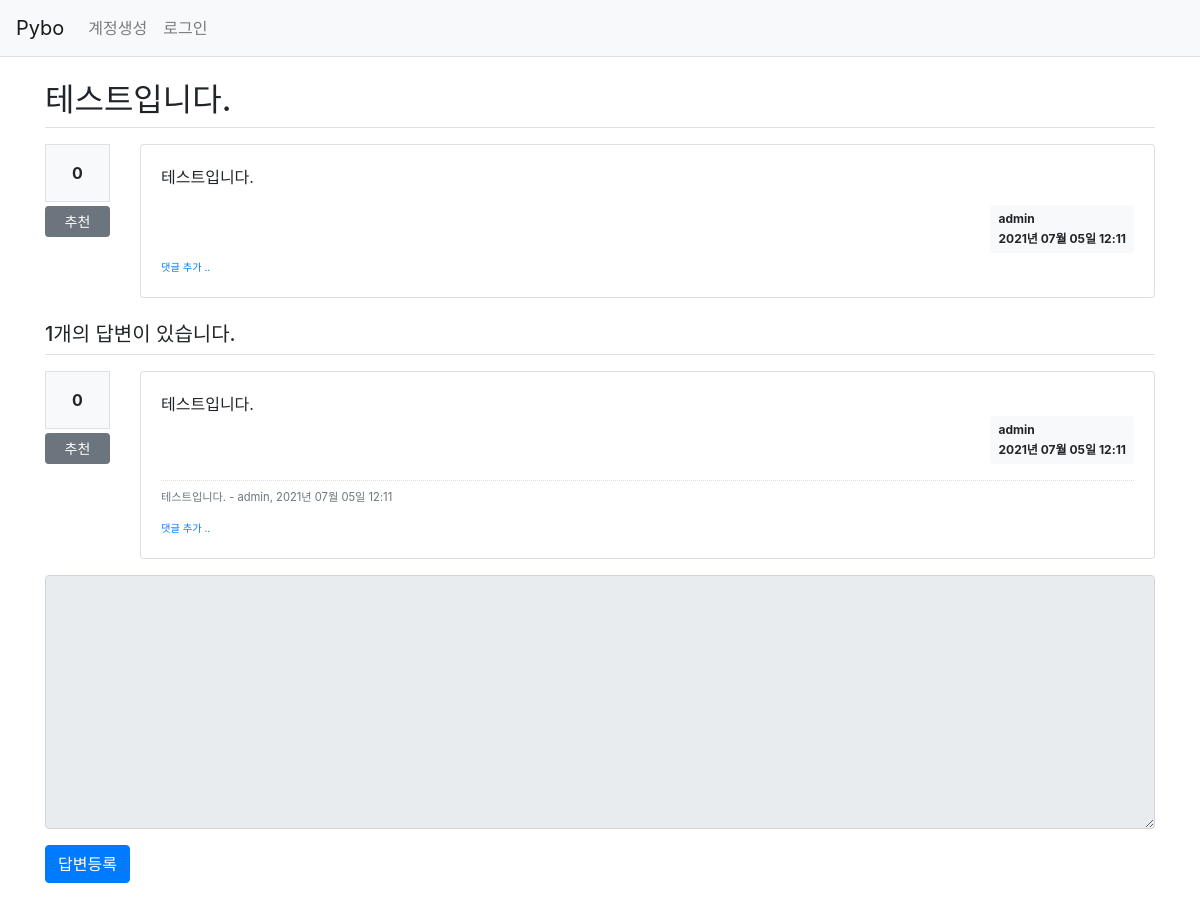
The app's page /question/detail/1/ with its own data.
### pybo/models.py (models this page shows)
class Question(db.Model):
    id = db.Column(db.Integer, primary_key=True)
    subject = db.Column(db.String(200), nullable=False)
    content = db.Column(db.Text(), nullable=False)
    create_date = db.Column(db.DateTime(), nullable=False)
    user_id = db.Column(db.Integer, db.ForeignKey('user.id', ondelete='CASCADE'), nullable=False)
    user = db.relationship('User', backref=db.backref('question_set'))
    modify_date = db.Column(db.DateTime(), nullable=True)
    voter = db.relationship('User', secondary=question_voter, backref=db.backref('question_voter_set'))

class User(db.Model):
    id = db.Column(db.Integer, primary_key=True)
    username = db.Column(db.String(150), unique=True, nullable=False)
    password = db.Column(db.String(200), nullable=False)
    email = db.Column(db.String(120), unique=True, nullable=False)

class Answer(db.Model):
    id = db.Column(db.Integer, primary_key=True)
    question_id = db.Column(db.Integer, db.ForeignKey('question.id', ondelete='CASCADE'))
    question = db.relationship('Question', backref=db.backref('answer_set'))
    content = db.Column(db.Text(), nullable=False)
    create_date = db.Column(db.DateTime(), nullable=False)
    user_id = db.Column(db.Integer, db.ForeignKey('user.id', ondelete='CASCADE'), nullable=False)
    user = db.relationship('User', backref=db.backref('answer_set'))
    modify_date = db.Column(db.DateTime(), nullable=True)
    voter = db.relationship('User', secondary=answer_voter, backref=db.backref('answer_voter_set'))

class Comment(db.Model):
    id = db.Column(db.Integer, primary_key=True)
    user_id = db.Column(db.Integer, db.ForeignKey('user.id', ondelete='CASCADE'), nullable=False)
    user = db.relationship('User', backref=db.backref('comment_set'))
    content = db.Column(db.Text(), nullable=False)
    create_date = db.Column(db.DateTime(), nullable=False)
    modify_date = db.Column(db.DateTime())
    question_id = db.Column(db.Integer, db.ForeignKey('question.id', ondelete='CASCADE'), nullable=True)
    question = db.relationship('Question', backref=db.backref('comment_set'))
    answer_id = db.Column(db.Integer, db.ForeignKey('answer.id', ondelete='CASCADE'), nullable=True)
    answer = db.relationship('Answer', backref=db.backref('comment_set'))

### pybo/views/question_views.py (the view)
@bp.route('/detail/<int:question_id>/')
def detail(question_id):
    form = AnswerForm()
    question = Question.query.get_or_404(question_id)
    return render_template('question/question_detail.html', question=question, form=form)

### pybo/forms.py
class AnswerForm(FlaskForm):
    content = TextAreaField('내용', validators=[DataRequired('내용은 필수입력 항목입니다.')])

### pybo/filter.py (called while the page is built)
def format_datetime(value, fmt='%Y년 %m월 %d일 %H:%M'):
    return value.strftime(fmt)

### pybo/views/auth_views.py (called while the page is built)
@bp.before_app_request
def load_logged_in_user():
    user_id = session.get('user_id')
    if user_id is None:
        g.user = None
    else:
        g.user = User.query.get(user_id)

### pybo/templates/question/question_detail.html (shortened to what this page needs)
{% extends 'base.html' %}
{% block content %}
<div class="container my-3">
    <h2 class="border-bottom py-2">{{ question.subject }}</h2>
    <div class="row my-3">
        <div class="col-1">
            <div class="bg-light text-center p-3 border font-weight-bolder mb-1">{{ question.voter|length }}</div>
            <a href="#" data-uri="{{ url_for('vote.question', question_id=question.id) }}"
               class="recommend btn btn-sm btn-secondary btn-block my-1">추천</a>
        </div>
        <div class="col-11">
            <div class="card">
                <div class="card-body">
                    <div class="card-text">{{ question.content|markdown }}</div>
                    <div class="d-flex justify-content-end">
                        <div class="badge badge-light p-2 text-left">
                            <div class="mb-2">{{ question.user.username }}</div>
                            <div>{{ question.create_date|datetime }}</div>
                        </div>
                    </div>
                    <div>
                        <a href="{{ url_for('comment.create_question', question_id=question.id) }}"
                           class="small"><small>댓글 추가 ..</small></a>
                    </div>
                </div>
            </div>
        </div>
    </div>
    <h5 class="border-bottom my-3 py-2">{{ question.answer_set|length }}개의 답변이 있습니다.</h5>
    {% for answer in question.answer_set %}
    <div class="row my-3">
        <div class="col-1">
            <div class="bg-light text-center p-3 border font-weight-bolder mb-1">{{ answer.voter|length }}</div>
            <a href="#" data-uri="{{ url_for('vote.answer', answer_id=answer.id) }}"
                class="recommend btn btn-sm btn-secondary btn-block my-1">추천</a>
        </div>
        <div class="col-11">
            <div class="card">
                <div class="card-body">
                    <div class="card-text" style="white-space: pre-line;">{{ answer.content }}</div>
                    <div class="d-flex justify-content-end">
                        <div class="badge badge-light p-2 text-left">
                            <div class="mb-2">{{ answer.user.username }}</div>
                            <div>{{ answer.create_date|datetime }}</div>
                        </div>
                    </div>
                    {% if answer.comment_set|length > 0 %}
                    <div class="mt-3">
                    {% for comment in answer.comment_set %}
                        <div class="comment py-2 text-muted">
                            <span style="white-space: pre-line;">{{ comment.content }}</span>
                            <span>
                                - {{ comment.user.username }}, {{ comment.create_date|datetime }}
                            </span>
                        </div>
                    {% endfor %}
                    </div>
                    {% endif %}
                    <div>
                        <a href="{{ url_for('comment.create_answer', answer_id=answer.id) }}"
                           class="small"><small>댓글 추가 ..</small></a>
                    </div>
                </div>
            </div>
        </div>
    </div>
    {% endfor %}
    <form action="{{ url_for('answer.create', question_id=question.id) }}" method="post" class="my-3">
        <div class="form-group">
            <textarea {% if not g.user %}disabled{% endif %}
                    name="content" id="content" class="form-control" rows="10"></textarea>
        </div>
        <input type="submit" value="답변등록" class="btn btn-primary">
    </form>
</div>
{% endblock %}

### pybo/templates/base.html (shortened to what this page needs)
<!doctype html>
<html lang="ko">
<head>
    <link rel="stylesheet" href="{{ url_for('static', filename='bootstrap.min.css') }}">
    <link rel="stylesheet" href="{{ url_for('static', filename='style.css') }}">
</head>
<body>
{% include "navbar.html" %}
{% block content %}
{% endblock %}
</body>
</html>

### pybo/templates/navbar.html (shortened to what this page needs)
<nav class="navbar navbar-expand-lg navbar-light bg-light border-bottom">
    <a class="navbar-brand" href="{{ url_for('main.index') }}">Pybo</a>
    <div class="collapse navbar-collapse flex-grow-0" id="navbarNav">
        {% if g.user %}
        <ul class="navbar-nav">
            <li class="nav-item ">
                <a class="nav-link" href="{{ url_for('auth.logout') }}">{{ g.user.username }} (로그아웃)</a>
            </li>
        </ul>
        {% else %}
        <ul class="navbar-nav">
            <li class="nav-item ">
                <a class="nav-link" href="{{ url_for('auth.signup') }}">계정생성</a>
            </li>
            <li class="nav-item ">
                <a class="nav-link" href="{{ url_for('auth.login') }}">로그인</a>
            </li>
        </ul>
        {% endif %}
    </div>
</nav>

### pybo/static/style.css (style rules this page uses)
.comment { border-top:dotted 1px #ddd; font-size:0.7em; }

### records on screen
Question: subject "테스트입니다.", content "테스트입니다.", create_date "2021년 07월 05일 12:11"
User: user.username "admin"
Answer: voter|length "0", content "테스트입니다.", user.username "admin", create_date "2021년 07월 05일 12:11"
Comment: content "테스트입니다.", user.username "admin", create_date "2021년 07월 05일 12:11"

### other values on screen
{{ question.voter|length }} "0"
{{ question.answer_set|length }} "1"
